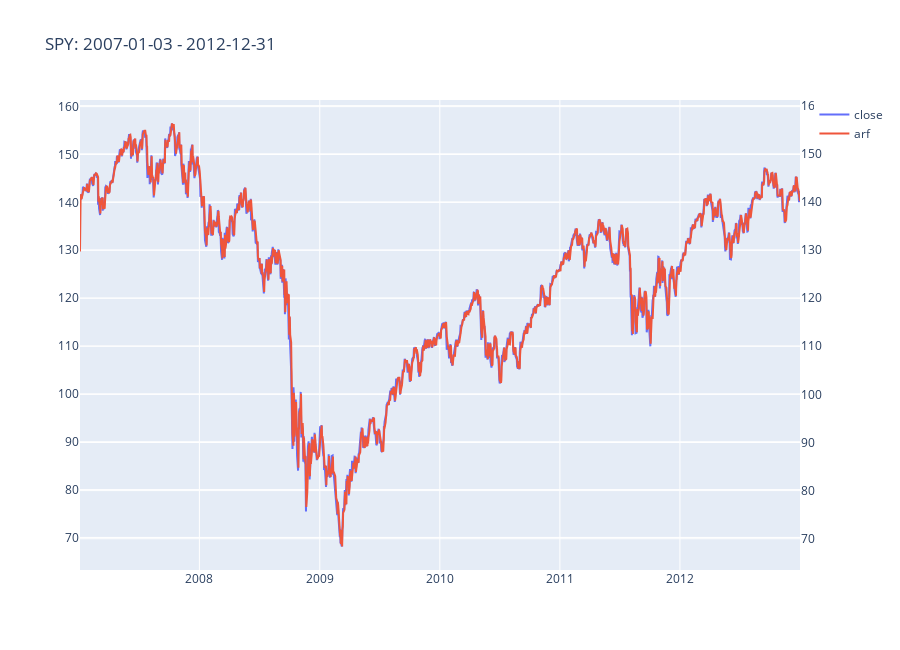

The cell this chart's notebook holds for it:
### Code cell
prime_value = "close"
trace_value = "arf"

x = dataframe.index.to_numpy()

y1 = dataframe[prime_value].to_numpy()
y2 = dataframe[trace_value].to_numpy()

# Create the first trace with the primary y-axis
trace1 = go.Scatter(x=x, y=y1, name=prime_value)

# Create the second trace with the secondary y-axis
trace2 = go.Scatter(x=x, y=y2, name=f"{trace_value}", yaxis="y2")

# Plot title
title = (
    f"{TICKER}:"
    f" {to_default_date_string(dataframe.index.to_numpy()[0])}"
    f" - {to_default_date_string(dataframe.index.to_numpy()[-1])}"
)

# Create the layout with two y-axes
layout = go.Layout(
    title=title,
    yaxis={},
    yaxis2={"overlaying": "y", "side": "right"},
    height=650,
)

# Create the figure and add traces to it
fig = go.Figure(data=[trace1, trace2], layout=layout)

fig.update_xaxes(
    showspikes=True,
    spikemode="across",
    spikecolor="black",
    spikethickness=0.5,
)

### Figure 1 — Plotly figure (JSON) as saved in the notebook; plotly's stock layout.template omitted (floating-point values rounded to 4 significant figures; data arrays with more than 128 entries replaced by an {"elided": "..."} marker saying what was removed)
{"data": [{"name": "close", "type": "scatter", "x": {"elided": "1510 str values"}, "y": {"elided": "1510 float values"}}, {"name": "arf", "type": "scatter", "x": {"elided": "1510 str values"}, "y": {"elided": "1510 float values"}, "yaxis": "y2"}], "layout": {"height": 650, "title": {"text": "SPY: 2007-01-03 - 2012-12-31"}, "xaxis": {"showspikes": true, "spikecolor": "black", "spikemode": "across", "spikethickness": 0.5}, "yaxis2": {"overlaying": "y", "side": "right"}}}
